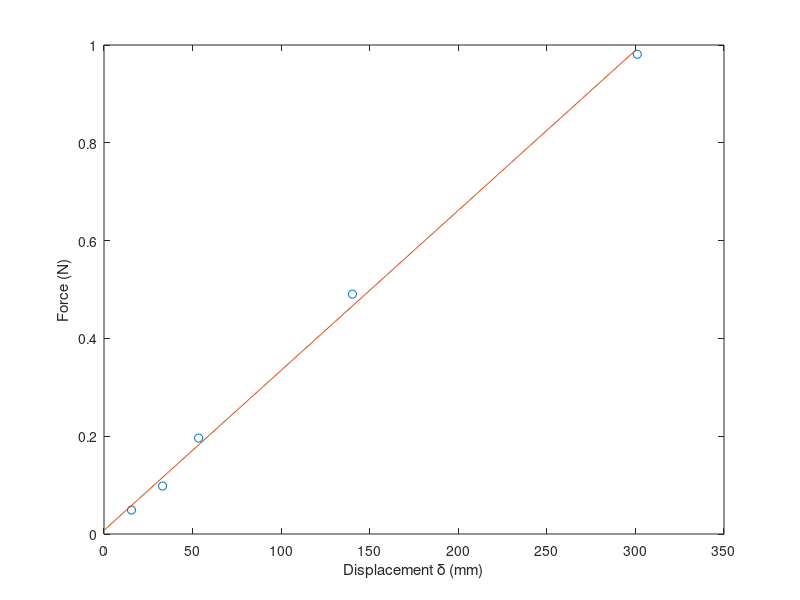

Reproduce this figure in MATLAB.
% Script to estimate spring constant of a given spring from experimental
% data.
% Experimental data: displacement of spring for different masses
% From physics we know that F = mg and F = kd
% Hence by measuring slope of the best fit line, we can find the spring
% constant (k)
clear all
clc
clf

m = [5 10 20 50 100];                   % mass data (g)
d = [15.5 33.07 53.39 140.24 301.03];   % displacement data (mm) 
g = 9.81;                               % g = 9.81
F = m/1000 * g;                         % compute spring force (N)
a = polyfit(d,F,1);                     % fit a line (1st order polynomial) - use polyfit and store it in a
d_fit = 0:10:300;                       % make finer equally spaced points for plotting purposes
F_fit = polyval(a,d_fit);               % evaluate polynomial at above points and store in F_fit
plot(d,F,'o',d_fit,F_fit);              % plot data and the fitted curve
xlabel('Displacement \delta (mm)')
ylabel('Force (N)');
k = a(1);                               % spring constant
fprintf('Spring constant = %d  \n',k);